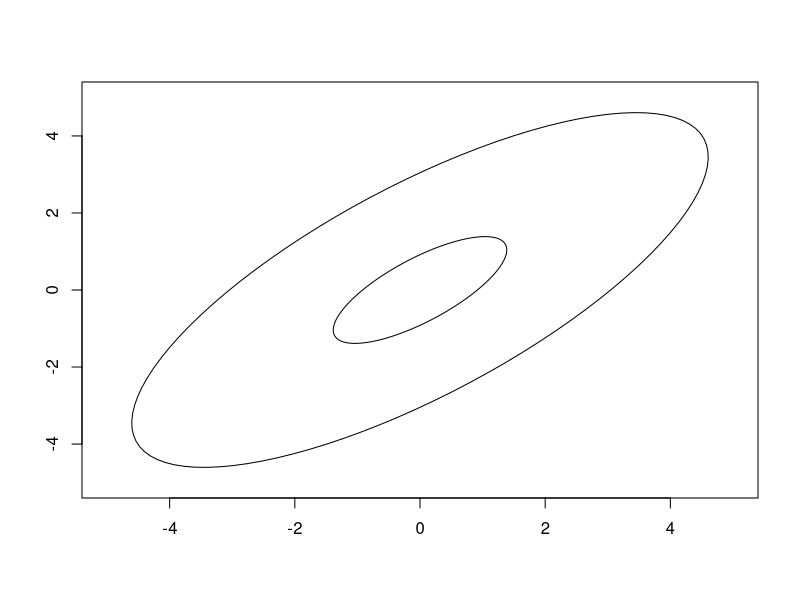

The R source for this figure: (Note: this script raises an error after producing the figure.)
# Example 4.2
e1 <- matrix(c(1/sqrt(2),1/sqrt(2)),ncol=1)
e2 <- matrix(c(1/sqrt(2),-1/sqrt(2)),ncol=1)
eigenvectors <- cbind(e1,e2)

angle <- atan(eigenvectors[2,1]/eigenvectors[1,1]) # sohcahtoa

library(plotrix)
mu <- c(0,0)

s11 <- 1
s12 <- 0.75

plot(0,pch='',ylab='',xlab='',xlim=c(-5,5),ylim=c(-5,5))
c50 <- qchisq(0.50,df=2)
lengths50 <- c(c50*sqrt(s11+s12),c50*sqrt(s11-s12))
draw.ellipse(x=mu[1],y=mu[2],a=lengths50[1],b=lengths50[2],angle=angle,deg=FALSE)

c90 <- qchisq(0.90,df=2)
lengths90 <- c(c90*sqrt(s11+s12),c90*sqrt(s11-s12))
draw.ellipse(x=mu[1],y=mu[2],a=lengths90[1],b=lengths90[2],angle=angle,deg=FALSE)

################################
x.bar <- matrix(c(4.640,
                  45.400,
                  9.965),ncol=1)
S <- matrix(c(2.879, 10.010, -1.810,
              10.010, 199.788, -5.640,
              -1.810, -5.640, 3.628),byrow=TRUE,ncol=3)
p <- 3
n <- 20
alpha <- 0.05

confidenceEllipse(X.mean=x.bar,eig=eigen(S[1:2,1:2]),n=n,p=p, limadj = 0.08)
